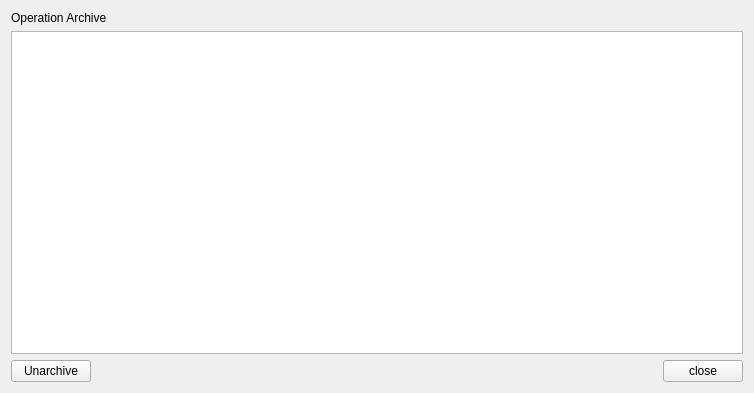
<?xml version="1.0" encoding="UTF-8"?>
<ui version="4.0">
 <class>OperationArchiveBrowser</class>
 <widget class="QWidget" name="OperationArchiveBrowser">
  <property name="geometry">
   <rect>
    <x>0</x>
    <y>0</y>
    <width>754</width>
    <height>393</height>
   </rect>
  </property>
  <property name="windowTitle">
   <string>Browse archived operations</string>
  </property>
  <layout class="QVBoxLayout" name="verticalLayout">
   <item>
    <widget class="QLabel" name="label">
     <property name="text">
      <string>Operation Archive</string>
     </property>
    </widget>
   </item>
   <item>
    <widget class="QListWidget" name="listArchivedOperations"/>
   </item>
   <item>
    <layout class="QHBoxLayout" name="horizontalLayout">
     <item>
      <widget class="QPushButton" name="pbUnarchiveOperation">
       <property name="toolTip">
        <string>&lt;html&gt;&lt;head/&gt;&lt;body&gt;&lt;p&gt;Becomes available when you have the right to unarchive an operation. Moves this operation to the list of current operations.&lt;/p&gt;&lt;/body&gt;&lt;/html&gt;</string>
       </property>
       <property name="text">
        <string>Unarchive</string>
       </property>
      </widget>
     </item>
     <item>
      <spacer name="horizontalSpacer">
       <property name="orientation">
        <enum>Qt::Horizontal</enum>
       </property>
       <property name="sizeHint" stdset="0">
        <size>
         <width>40</width>
         <height>20</height>
        </size>
       </property>
      </spacer>
     </item>
     <item>
      <widget class="QPushButton" name="pbClose">
       <property name="text">
        <string>close</string>
       </property>
      </widget>
     </item>
    </layout>
   </item>
  </layout>
 </widget>
 <resources/>
 <connections/>
</ui>
